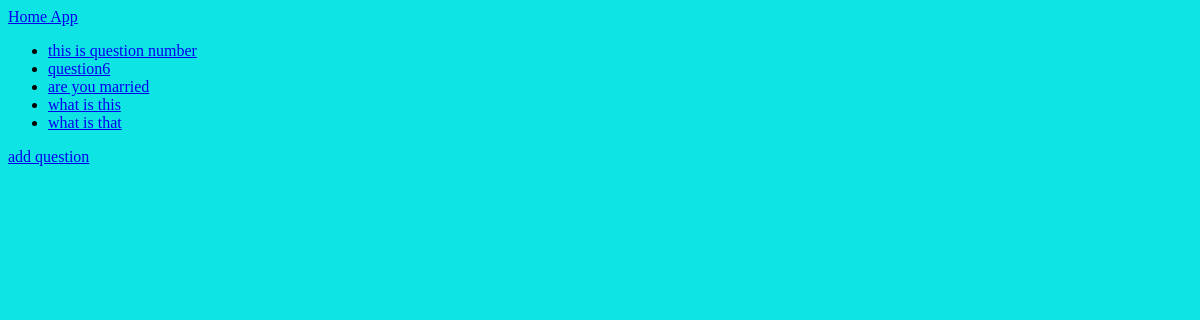
Before: /polls/ with the older database file.
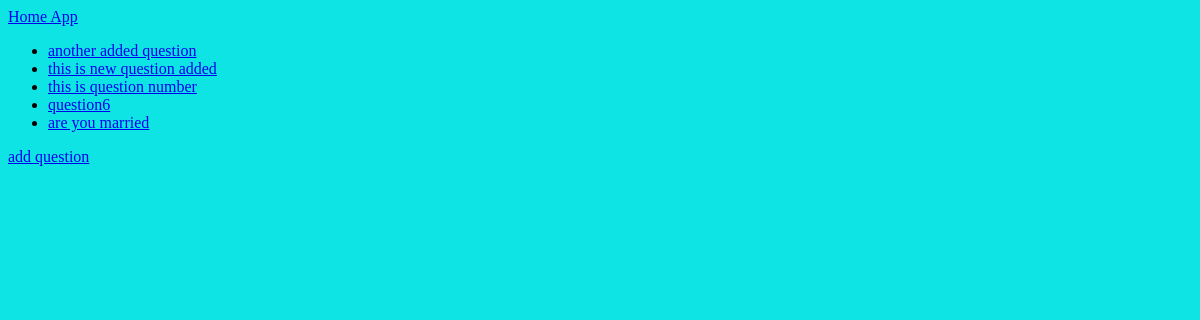
After: the same page with the newer database file.
### polls/models.py (models this page shows, shortened)
class Question(models.Model):
    question_text = models.CharField(max_length=200)
    pub_date = models.DateTimeField("date published")

### polls/views.py (the view)
# urls.py: path("", views.index, name="index"),
def index(request):
    latest_question_list = Question.objects.order_by("-pub_date")[:5]
    context = {"latest_question_list": latest_question_list}
    return render(request, "polls/index.html", context)

### polls/templates/polls/index.html (shortened to what this page needs)
{% extends 'base.html' %}
{% load static %}
{% block head_extra %}
    <link rel="stylesheet" href="{% static 'polls/style.css' %}">
{% endblock %}
    {% block body %}
        {% include 'polls/includes/header.html' %}
        {% if latest_question_list %}
        <ul>
            {% for question in latest_question_list %}
            <li><a href="{% url 'polls:detail' question.id %}">{{ question.question_text }}</a></li>
            {% endfor %}
        </ul>
        {% else %}
        <p>No polls are available.</p>
        {% endif %}
        <a href="{% url 'polls:add_question' %}">add question</a>
    {% endblock body %}

Changed rows visible on the page:
no longer on this page (row unchanged): Question: question_text "what is this"
no longer on this page (row unchanged): Question: question_text "what is that"
added Question: question_text "another added question"
added Question: question_text "this is new question added"
